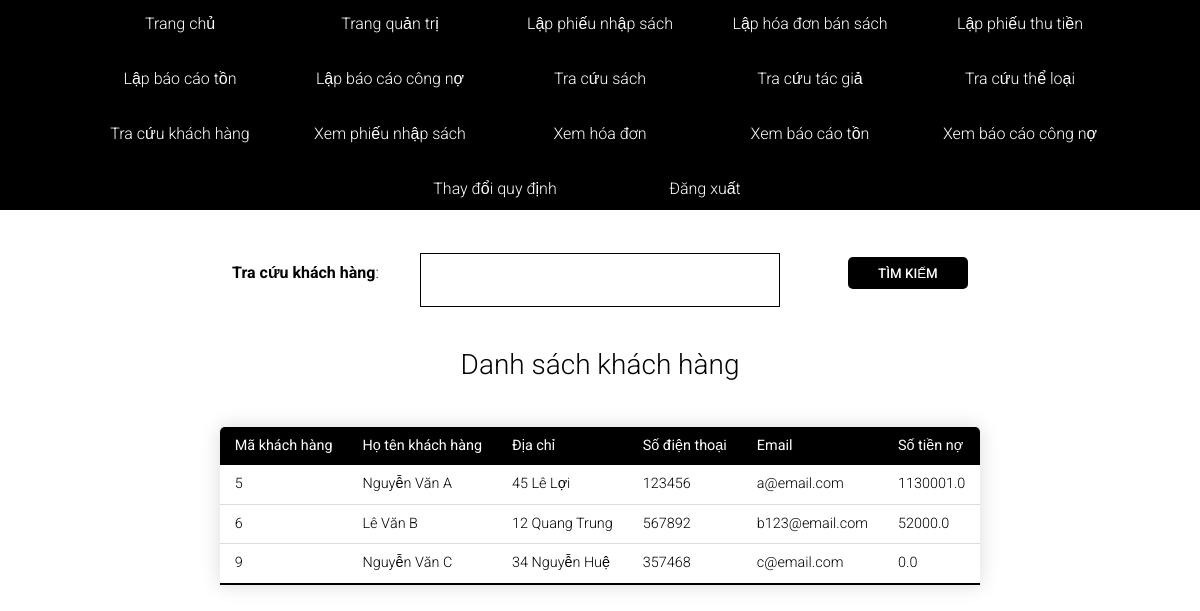
Before: /bookstore/search-guests/ (signed in) with the older database file.
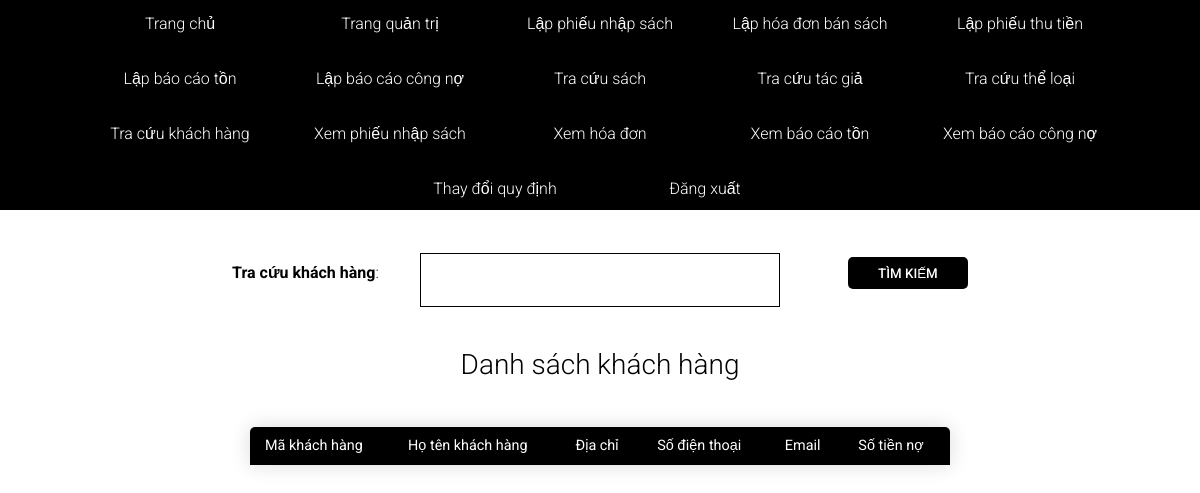
After: the same page with the newer database file.
### bookstore/models.py (models this page shows, shortened)
class KhachHang(models.Model):
    ma_kh = models.AutoField(auto_created=True, primary_key=True)
    hoten_kh = models.CharField(max_length=30, null=True, blank=True)
    dia_chi = models.CharField(max_length=50, null=True, blank=True)
    dien_thoai = models.CharField(max_length=20, null=True, blank=True)
    email = models.CharField(max_length=50, null=True, blank=True)
    so_tien_no = models.FloatField(null=True, blank=True, default=0)

### bookstore/views.py (the view)
# urls.py: path('search-guests/', views.searchGuests, name="search-guests"),
@login_required(login_url="login")
def searchGuests(request):
    search_query = ''
    if request.GET.get('search_query'):
        search_query = request.GET.get('search_query')
    guests = KhachHang.objects.filter(
        Q(ma_kh__icontains=search_query) |
        Q(hoten_kh__icontains=search_query) |
        Q(dia_chi__icontains=search_query) |
        Q(dien_thoai__icontains=search_query) |
        Q(email__icontains=search_query) |
        Q(so_tien_no__icontains=search_query)
    )
    context = {'guests': guests, 'search_query': search_query}
    return render(request, 'bookstore/search-guests.html', context)

### bookstore/templates/bookstore/search-guests.html (shortened to what this page needs)
<!DOCTYPE html>
{% load static %}
<html lang="en">
    <head>
        <link rel="stylesheet" href="{% static 'styles/reset.css' %}" />
        <link rel="stylesheet" href="{% static 'styles/search-guests.css' %}" />
        <link rel="stylesheet" href="https://cdnjs.cloudflare.com/ajax/libs/font-awesome/4.7.0/css/font-awesome.min.css">
    </head>
    <body>
        <nav>
            {% include 'navbar.html' %}
        </nav>
        <form class="form" action="{% url 'search-guests' %}" method="get">
            <label for="guests-search"><b>Tra cứu khách hàng</b>:</label>
            <input type="search" id="guests-search" name="search_query" value="{{search_query}}">
            <input type="submit" value="Tìm kiếm">
        </form>
        <div class="guest-table">
			<h1>Danh sách khách hàng</h1>
			<table class="content-table">
				<thead>
					<tr>
						<th>Mã khách hàng</th>
						<th>Họ tên khách hàng</th>
						<th>Địa chỉ</th>
						<th>Số điện thoại</th>
						<th>Email</th>
                        <th>Số tiền nợ</th>
					</tr>
				</thead>
				<tbody>
					{% for guest in guests %}
					<tr>
						<td>{{guest.ma_kh}}</td>
						<td>{{guest.hoten_kh}}</td>
						<td>{{guest.dia_chi}}</td>
						<td>{{guest.dien_thoai}}</td>
						<td>{{guest.email}}</td>
                        <td>{{guest.so_tien_no}}</td>
					</tr>
					{% endfor %}
				</tbody>
			</table>
		</div>
    </body>
</html>

### templates/navbar.html
{% load static %}
<ul>
    <li><a href="{% url 'bookstore' %}">Trang chủ</a></li>
    <li><a href="{% url 'admin:index' %}">Trang quản trị</a></li>
    {% if request.user.is_authenticated %}
    <li><a href="{% url 'import-book' %}">Lập phiếu nhập sách</a></li>
    <li><a href="{% url 'create-books-bill' %}">Lập hóa đơn bán sách</a></li>
    <li><a href="{% url 'create-receipt' %}">Lập phiếu thu tiền</a></li>
    <li><a href="{% url 'create-inventory-report' %}">Lập báo cáo tồn</a></li>
    <li><a href="{% url 'create-debt-report' %}">Lập báo cáo công nợ</a></li>
    <li><a href="{% url 'search-books' %}">Tra cứu sách</a></li>
    <li><a href="{% url 'search-authors' %}">Tra cứu tác giả</a></li>
    <li><a href="{% url 'search-categories' %}">Tra cứu thể loại</a></li>
    <li><a href="{% url 'search-guests' %}">Tra cứu khách hàng</a></li>
    <li><a href="{% url 'search-import-notes' %}">Xem phiếu nhập sách</a></li>
    <li><a href="{% url 'search-bills' %}">Xem hóa đơn</a></li>
    <li><a href="{% url 'search-inventory-report' %}">Xem báo cáo tồn</a></li>
    <li><a href="{% url 'search-debt-report' %}">Xem báo cáo công nợ</a></li>
    <li><a href="{% url 'change-rules' %}">Thay đổi quy định</a></li>
    <li><a href="{% url 'logout' %}">Đăng xuất</a></li>
    {% else %}
    <li><a href="{% url 'login' %}">Đăng nhập</a></li>
    {% endif %}
</ul>

### static/styles/search-guests.css (style rules this page uses)
body { margin: 0; padding: 0; background: #ffffff; font-size: 16px; color: rgb(0, 0, 0); font-family: "Roboto", sans-serif; font-weight: 300; }
b { font-weight: bold; }
h1 { margin: 0 0 20px 0; font-weight: 300; font-size: 28px; text-align: center; }
nav ul { display: flex; flex-direction: row; background-color: black; gap: 10px; flex-wrap: wrap; justify-content: center; align-items: center; }
nav li { list-style-type: none; }
nav li a:link, nav li a:visited { display: block; width: 200px; height: 45px; text-align: center; text-decoration: none; line-height: 3; color: white; }
form { display: flex; flex-direction: row; gap: 5px; align-items: center; justify-content: center; margin-top: 45px; margin-bottom: 30px; }
form label { margin: 10px auto; }
.guest-table { position: relative; margin: 5% auto; }
.content-table { border-collapse: collapse; margin: 0, auto; font-size: 0.9em; min-width: 700px; border-radius: 5px 5px 0 0; overflow: hidden; box-shadow: 0 0 20px rgba(0, 0, 0, 0.15); margin-left: auto; margin-right: auto; margin-top: 4%; }
.content-table thead tr { background-color: black; color: #ffffff; text-align: left; font-weight: normal; }
.content-table th, .content-table td { padding: 12px 15px; }
input[type="submit"] { background: black; border: none; border-radius: 5px; color: #fff; font-family: "Roboto", sans-serif; font-weight: 500; text-transform: uppercase; transition: 0.1s ease; cursor: pointer; width: 120px; height: 32px; margin: 0 auto; }
input[type="search"] { padding: 16px; margin-top: 13px; border: solid 1px black; font-size: 17px; width: 30%; position: absolute; }

Changed rows visible on the page:
removed KhachHang: ma_kh "5", hoten_kh "Nguyễn Văn A", dia_chi "45 Lê Lợi", dien_thoai "123456", email "a@email.com", so_tien_no "1130001.0"
removed KhachHang: ma_kh "6", hoten_kh "Lê Văn B", dia_chi "12 Quang Trung", dien_thoai "567892", email "b123@email.com", so_tien_no "52000.0"
removed KhachHang: ma_kh "9", hoten_kh "Nguyễn Văn C", dia_chi "34 Nguyễn Huệ", dien_thoai "357468", email "c@email.com", so_tien_no "0.0"
